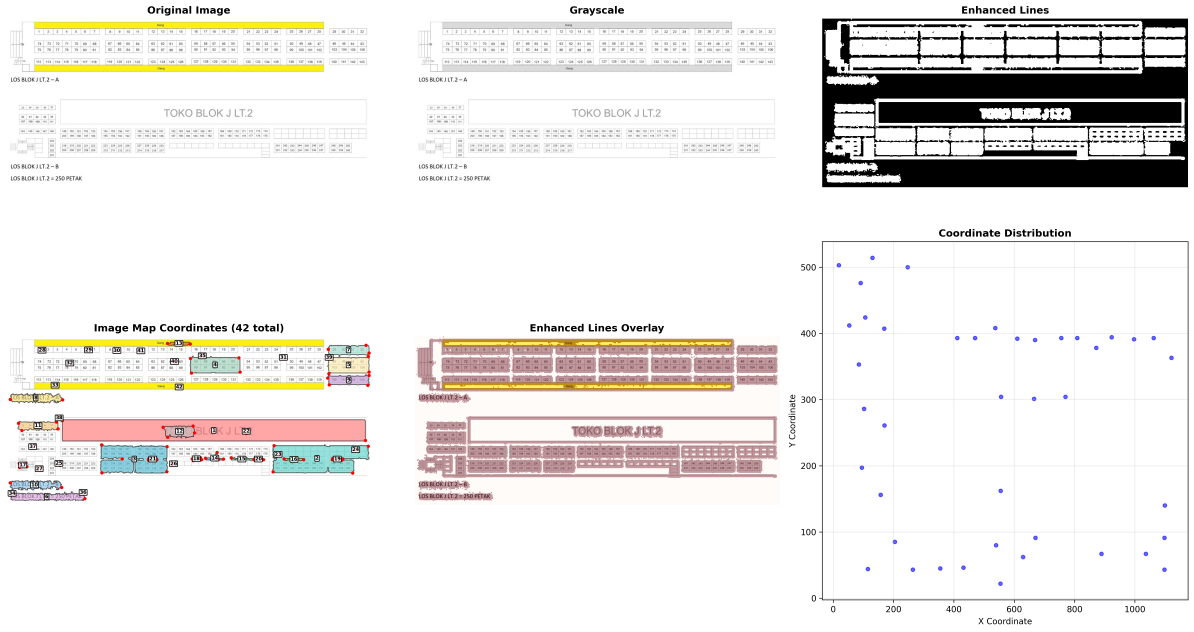
#> input picture image_map_coordinates_60_edit.png, 5970 x 3159 px (shown at 1/5 size)
$ python -i advanced_shape_detection.py   (imports and definitions only)
#> lines starting #> are read from the running program, lines starting #| are printed output that depends on the picture; after the words box and inside, x2 and y2 are one past the last pixel; in counts of white or black regions, pixels touching at a corner belong together
import cv2
import numpy as np
import matplotlib.pyplot as plt
from matplotlib.patches import Rectangle, Polygon
import matplotlib.patches as patches
from sklearn.cluster import KMeans
from scipy import ndimage
import math

class AdvancedShapeDetector:
    def __init__(self):
        self.colors = [
            '#FF6B6B',  # Red
            '#4ECDC4',  # Teal
            '#45B7D1',  # Blue
            '#96CEB4',  # Green
            '#FFEAA7',  # Yellow
            '#DDA0DD',  # Plum
            '#98D8C8',  # Mint
            '#F7DC6F',  # Gold
            '#BB8FCE',  # Lavender
            '#85C1E9',  # Sky Blue
            '#F8C471',  # Orange
            '#BDC3C7'   # Gray
        ]

    def preprocess_image(self, image):
        """Preprocess image for better shape detection"""
        # Convert to grayscale
        gray = cv2.cvtColor(image, cv2.COLOR_BGR2GRAY)

        # Apply Gaussian blur to reduce noise
        blurred = cv2.GaussianBlur(gray, (5, 5), 0)

        # Apply adaptive thresholding
        thresh = cv2.adaptiveThreshold(blurred, 255, cv2.ADAPTIVE_THRESH_GAUSSIAN_C,
                                     cv2.THRESH_BINARY_INV, 11, 2)

        # Morphological operations to clean up the image
        kernel = np.ones((3, 3), np.uint8)
        morph = cv2.morphologyEx(thresh, cv2.MORPH_CLOSE, kernel)
        morph = cv2.morphologyEx(morph, cv2.MORPH_OPEN, kernel)

        return morph

    def detect_rectangles(self, contours, min_area=1000):
        """Detect rectangular shapes from contours"""
        rectangles = []

        for contour in contours:
            # Approximate the contour to a polygon
            epsilon = 0.02 * cv2.arcLength(contour, True)
            approx = cv2.approxPolyDP(contour, epsilon, True)

            # Check if it's a rectangle (4 vertices)
            if len(approx) == 4:
                area = cv2.contourArea(contour)
                if area > min_area:
                    # Get bounding rectangle
                    x, y, w, h = cv2.boundingRect(contour)
                    rectangles.append({
                        'contour': contour,
                        'approx': approx,
                        'bbox': (x, y, w, h),
                        'area': area,
                        'center': (x + w//2, y + h//2)
                    })

        return rectangles

    def detect_text_regions(self, image):
        """Detect regions that likely contain text"""
        # Convert to grayscale
        gray = cv2.cvtColor(image, cv2.COLOR_BGR2GRAY)

        # Apply MSER (Maximally Stable Extremal Regions) for text detection
        mser = cv2.MSER_create()
        regions, _ = mser.detectRegions(gray)

        text_regions = []
        for region in regions:
            # Get bounding box of the region
            x, y, w, h = cv2.boundingRect(region)
            if w > 20 and h > 10:  # Filter small regions
                text_regions.append((x, y, w, h))

        return text_regions

    # [20 lines left out: function cluster_shapes_by_position, not called in this run]

    def analyze_shape_hierarchy(self, shapes):
        """Analyze the hierarchy of shapes to identify main sections"""
        if not shapes:
            return []

        # Sort shapes by area (largest first)
        sorted_shapes = sorted(shapes, key=lambda x: x['area'], reverse=True)

        # Identify main sections based on size and position
        main_sections = []

        for shape in sorted_shapes:
            x, y, w, h = shape['bbox']
            area = shape['area']

            # Large shapes are likely main sections
            if area > 5000:
                main_sections.append({
                    'shape': shape,
                    'type': 'main_section',
                    'position': 'top' if y < 200 else 'bottom'
                })
            # Medium shapes might be kiosks
            elif 1000 < area < 5000:
                main_sections.append({
                    'shape': shape,
                    'type': 'kiosk',
                    'position': 'bottom'
                })
            # Small shapes might be labels or street
            elif area < 1000:
                main_sections.append({
                    'shape': shape,
                    'type': 'label',
                    'position': 'bottom'
                })

        return main_sections

    def detect_shapes_from_image(self, image_path):
        """Main function to detect shapes from an image"""
#> called with image_path = 'image_map_coordinates_60_edit.png'
        # Read the image
        image = cv2.imread(image_path)
#> image is the input picture: shape (3159, 5970, 3); mean B, G, R 231.4, 233.9, 236.3
        if image is None:
            print(f"Could not read image from {image_path}")
            return None

        # Preprocess the image
        processed = self.preprocess_image(image)
#> in preprocess_image, `gray = cv2.cvtColor(image, cv2.COLOR_BGR2GRAY)`:
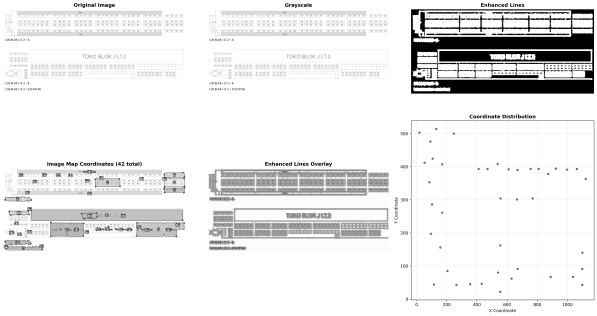
#> gray: shape (3159, 5970) (shown at 1/10 size); min 0, max 255, mean 234.3
#> in preprocess_image, `thresh = cv2.adaptiveThreshold(blurred, 255, cv2.ADAPTIVE_THRESH_GAUSS..`:
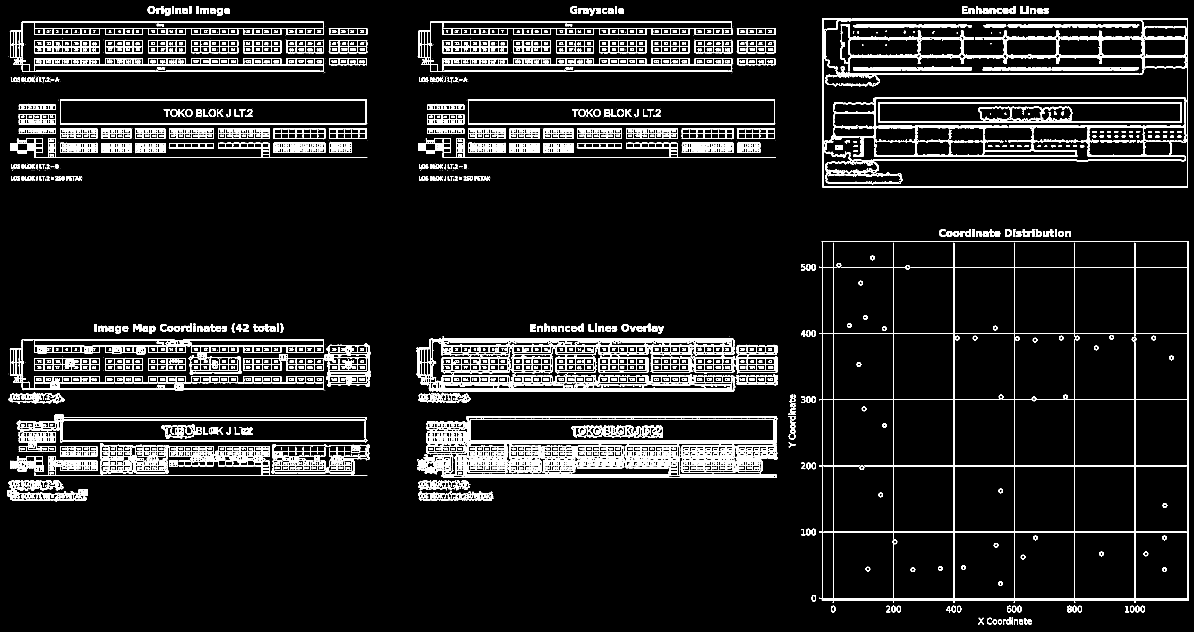
#> thresh: shape (3159, 5970) (shown at 1/5 size); 7.2% white; 3264 white regions (432 under 20 px), largest, box (x1, y1, x2, y2) and area: (2082, 1693, 3676, 1959) 119040, (4111, 93, 5940, 936) 103359, (2085, 2080, 3888, 2390) 99535
#> in preprocess_image, `morph = cv2.morphologyEx(morph, cv2.MORPH_OPEN, kernel)`:
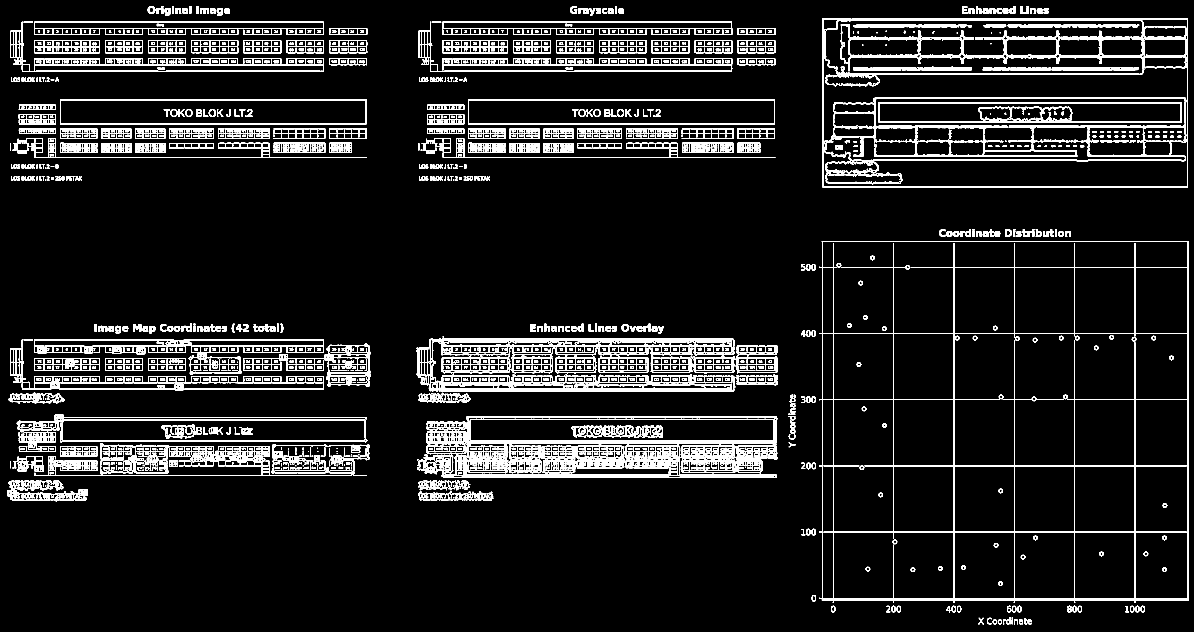
#> morph: shape (3159, 5970) (shown at 1/5 size); 7.2% white; 3148 white regions (270 under 20 px)

        # Find contours
        contours, _ = cv2.findContours(processed, cv2.RETR_EXTERNAL, cv2.CHAIN_APPROX_SIMPLE)
#> contours = 1392 contours, 114 with area under 20; largest, box (x1, y1, x2, y2) and area: (4096, 1206, 5943, 3015) 3283425, (4111, 93, 5940, 936) 1539142, (2085, 2080, 3888, 2389) 323336, (84, 2073, 1836, 2211) 175680, (2146, 1693, 3674, 1867) 136984

        # Detect rectangles
        rectangles = self.detect_rectangles(contours)
#> the loop in detect_rectangles, `for contour in contours:` made 1392 passes
#> (epsilon, area, x, y, w, h) on passes 96, 125, 126, 131: (2.91, 1368, 174, 2327, 44, 33), (2.91, 1368, 846, 2302, 44, 33), (2.94, 1408, 272, 2300, 44, 35), (79.13, 6761, 173, 2280, 1586, 99)
#> after the loop in detect_rectangles, `for contour in contours:`: rectangles = 38 items
#> rectangles = 38 items

        # Analyze shape hierarchy
        analyzed_shapes = self.analyze_shape_hierarchy(rectangles)
#> the loop in analyze_shape_hierarchy, `for shape in sorted_shapes:` made 38 passes
#> (x, y, w, h, area) on passes 1 to 8: (4096, 1206, 1847, 1809, 3283425), (4111, 93, 1829, 843, 1539142.5), (2082, 1737, 1578, 219, 35441.5), (171, 1791, 327, 64, 20532), (2212, 202, 327, 64, 20532), (171, 202, 327, 64, 20532), (2991, 1779, 251, 86, 19181), (2777, 1782, 205, 85, 15435.5)
#> analyzed_shapes = 38 items

        # Detect text regions
        text_regions = self.detect_text_regions(image)
#> in detect_text_regions, `regions, _ = mser.detectRegions(gray)`: regions = 21932 items
#> the loop in detect_text_regions, `for region in regions:` made 21932 passes
#> (x, y, w, h) on passes 1 to 3: (39, 2450, 43, 34), (39, 2450, 43, 39), (39, 2450, 43, 40)

        return {
            'image': image,
            'processed': processed,
            'shapes': analyzed_shapes,
            'text_regions': text_regions,
            'original_contours': contours
        }

    # [147 lines left out: functions create_colored_diagram, create_manual_diagram, main, not called in this run]

# [2 lines not run here, left out]

>>> result = AdvancedShapeDetector().detect_shapes_from_image('image_map_coordinates_60_edit.png')

$ run again, on enhanced_thin_line_detection_60_edit.png
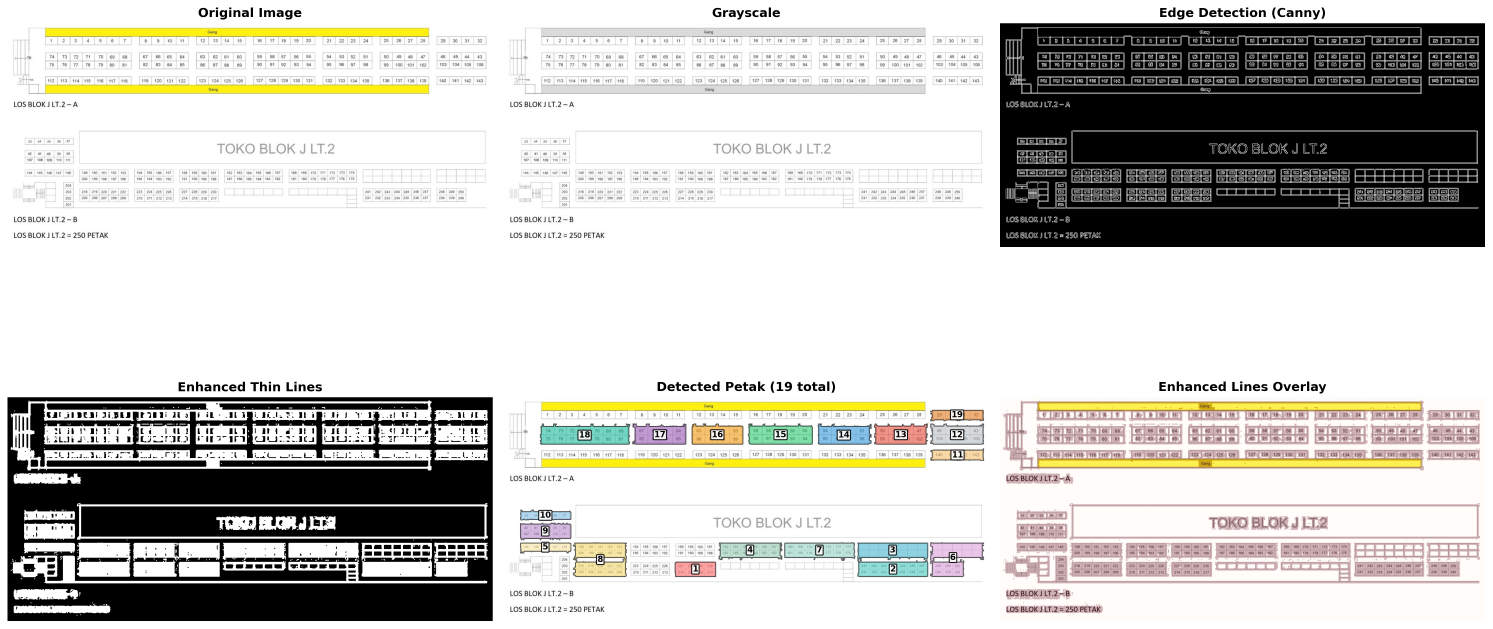
#> input picture enhanced_thin_line_detection_60_edit.png, 5970 x 2514 px (shown at 1/4 size)
#> in detect_shapes_from_image, image is the input picture: shape (2514, 5970, 3); mean B, G, R 195.3, 199.5, 201
#> in preprocess_image, `thresh = cv2.adaptiveThreshold(blurred, 255, cv2.ADAPTIVE_THRESH_GAUSS..`:
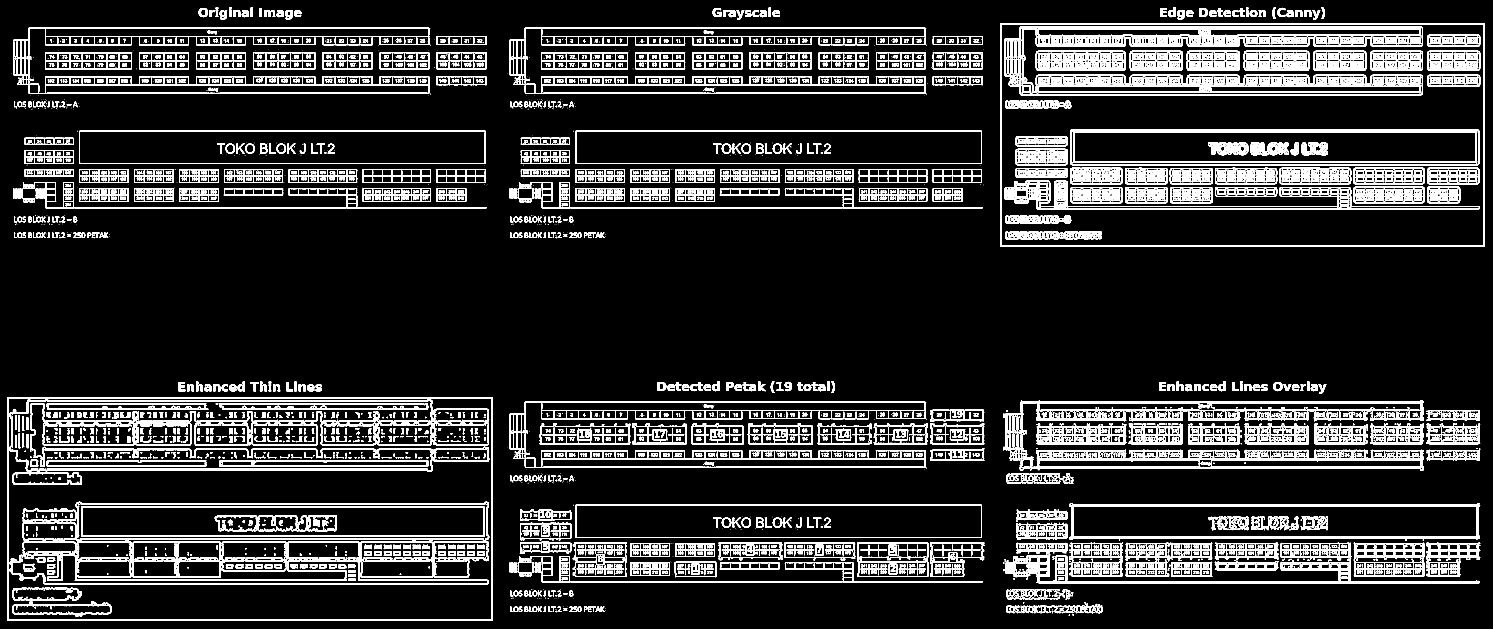
#> thresh: shape (2514, 5970) (shown at 1/4 size); 11.7% white; 6764 white regions (2799 under 20 px), largest, box (x1, y1, x2, y2) and area: (38, 2007, 1957, 2339) 95012, (38, 1597, 1957, 1940) 81336, (4013, 1602, 5696, 1882) 73401
#> in preprocess_image, `morph = cv2.morphologyEx(morph, cv2.MORPH_OPEN, kernel)`:
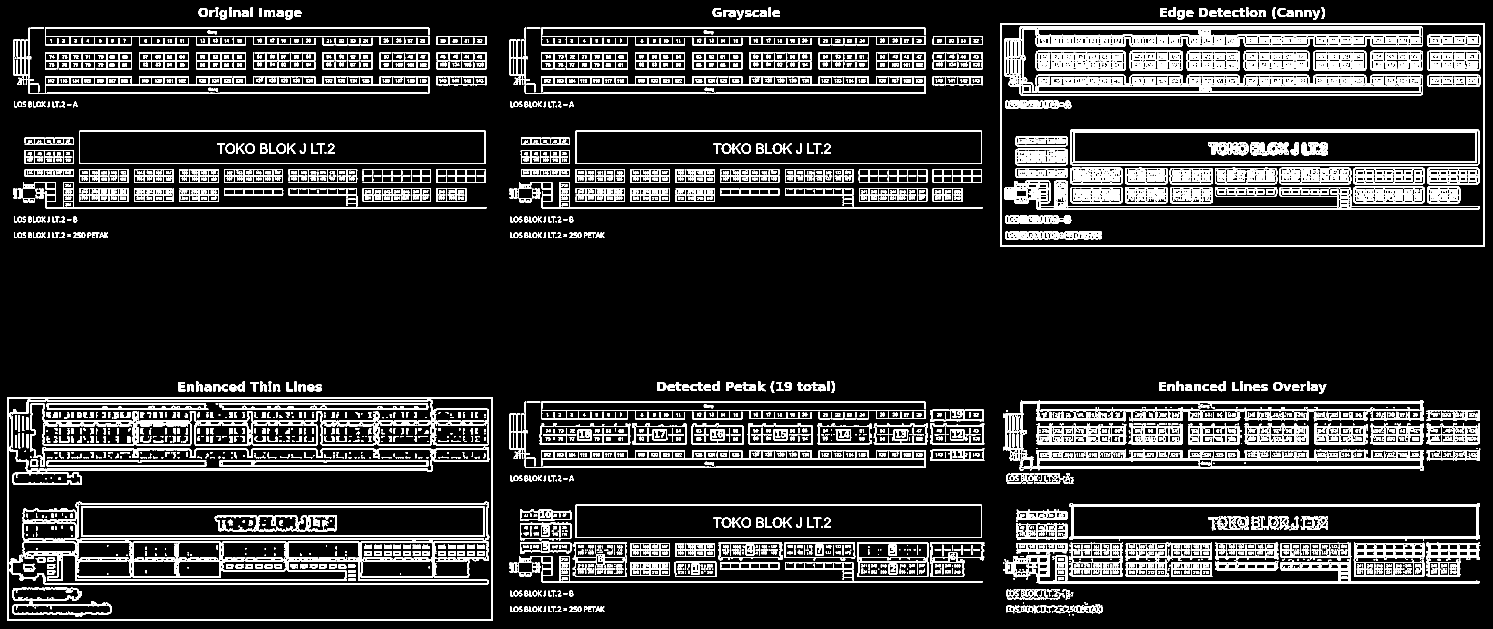
#> morph: shape (2514, 5970) (shown at 1/4 size); 12% white; 4074 white regions (464 under 20 px)
#> contours = 1176 contours, 189 with area under 20; largest, box (x1, y1, x2, y2) and area: (30, 1589, 1971, 2484) 1734360, (4000, 93, 5940, 988) 1733466, (4278, 2012, 5920, 2160) 221702, (2302, 2019, 3928, 2151) 212864, (2302, 523, 3928, 655) 212864
#> the loop in detect_rectangles, `for contour in contours:` made 1176 passes
#> (epsilon, area, x, y, w, h) on passes 141, 144, 145, 146, 149, 210, 212, 213: (11.99, 7615.5, 3140, 2249, 273, 29), (8.79, 9366, 4685, 2248, 164, 59), (8.99, 10042.5, 2698, 2246, 167, 62), (13.34, 8018.5, 4860, 2244, 253, 38), (14.11, 16164.5, 5416, 2241, 281, 66), (8.36, 8268, 2522, 2173, 157, 54), (15.85, 16164, 5415, 2171, 282, 72), (16.65, 14223, 4860, 2171, 253, 70)
#> after the loop in detect_rectangles, `for contour in contours:`: rectangles = 64 items
#> the loop in analyze_shape_hierarchy, `for shape in sorted_shapes:` made 64 passes
#> (x, y, w, h, area) on passes 1 to 8: (30, 1589, 1941, 895, 1734360), (4000, 93, 1940, 895, 1733466), (4278, 2012, 1642, 148, 221701.5), (2302, 2019, 1626, 132, 212864), (2302, 523, 1626, 132, 212864), (317, 523, 1626, 132, 212864), (2038, 158, 1664, 217, 44058), (2038, 1654, 1664, 217, 42625.5)
#> regions = 34641 items
#> the loop in detect_text_regions, `for region in regions:` made 34641 passes
#> (x, y, w, h) on passes 1 to 3: (317, 2232, 195, 15), (317, 2232, 196, 15), (317, 2231, 196, 16)
